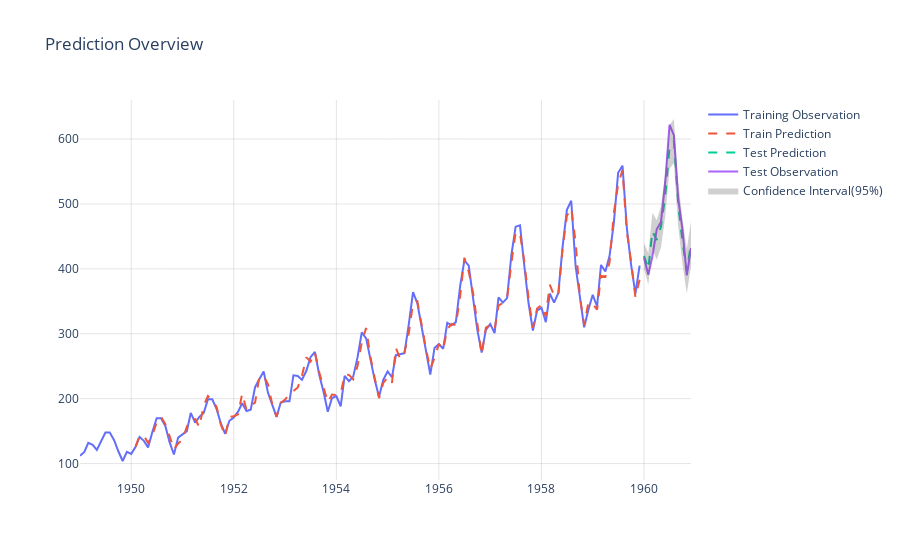

The notebook cell this image was saved under:
### Code cell
seasonal = 12

fig = go.Figure([
    go.Scatter(
        x = train.index,
        y = train.Observation,
        name = "Training Observation"
    ),
    go.Scatter(
        x = train.iloc[seasonal + 1:,: ].index,
        y = train.iloc[seasonal + 1:,: ].Prediction,
        name = "Train Prediction",
        line = dict(dash = "dash")
    ),
    go.Scatter(
        x = test.index,
        y = test.Prediction,
        mode = 'lines',
        line = dict(dash = "dash"),
        name = "Test Prediction"), 
    
    go.Scatter(
        x = test.index,
        y = test.Observation,
        mode = 'lines',
        name = "Test Observation")
    
    ]
     
)

fig.add_trace(go.Scatter(
        x=np.concatenate([test.index, test.index[::-1]]),
        y=pd.concat([y_upper, y_lower[::-1]]),
        fill='toself',
        hoveron='points',
        name="Confidence Interval(95%)",
        fillcolor='rgba(68, 68, 68, 0.25)',
        line_color = "rgba(0,0,0,0)"
        )
)

fig.update_layout(
        {
        'title': {"text":"Prediction Overview"},
        'plot_bgcolor':"white"
        })

fig.update_xaxes(showgrid=True, gridwidth=1, gridcolor='rgba(127,127,128,0.2)')
fig.update_yaxes(showgrid=True, gridwidth=1, gridcolor='rgba(127,127,128,0.2)')
